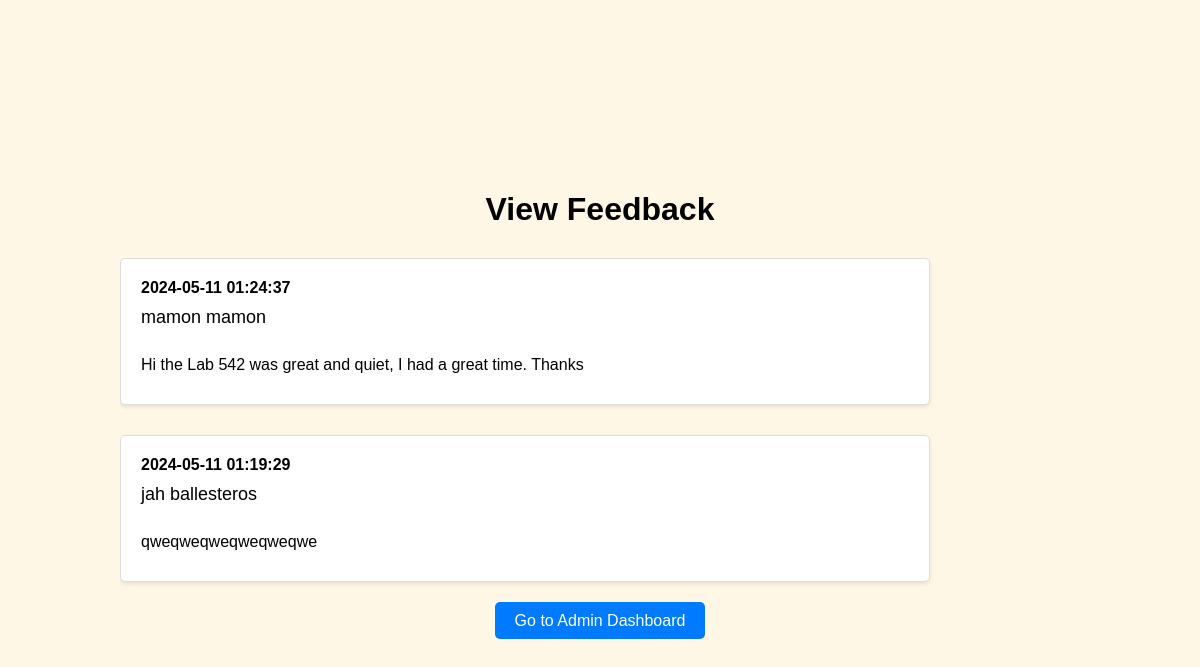
Screenshot of /admin-feedback.php with the database file from the repository.
### tables this page shows
CREATE TABLE `feedback` (
  `feedback_id` int(11) NOT NULL,
  `student_id` int(11) DEFAULT NULL,
  `admin_id` int(11) DEFAULT NULL,
  `feedback_text` text DEFAULT NULL,
  `feedback_date` timestamp NOT NULL DEFAULT current_timestamp()
);

CREATE TABLE `accountinfo` (
  `accinfo_id` int(11) NOT NULL,
  `accinfo_firstname` varchar(50) DEFAULT NULL,
  `accinfo_middlename` varchar(50) DEFAULT NULL,
  `accinfo_lastname` varchar(50) DEFAULT NULL,
  `accinfo_email` varchar(50) DEFAULT NULL,
  `accinfo_idno` int(11) DEFAULT NULL,
  `accinfo_year` varchar(20) DEFAULT NULL,
  `accinfo_age` int(11) DEFAULT NULL,
  `accinfo_gender` varchar(20) DEFAULT NULL,
  `accinfo_contact` varchar(20) DEFAULT NULL,
  `accinfo_address` varchar(100) DEFAULT NULL,
  `remain_ss` int(30) NOT NULL
);

### admin-feedback.php (the view, shortened to what this page needs)
<!DOCTYPE html>
<html lang="en">
<head>
</head>
<body>
    <h1>View Feedback</h1>
    <div class="feedback-container">
        <?php
        include "connector_db.php";
        $result = $conn->query("SELECT feedback_date, accinfo_firstname, accinfo_lastname, feedback_text FROM feedback
                                INNER JOIN accountinfo ON feedback.student_id = accountinfo.accinfo_id
                                ORDER BY feedback_date DESC");
        while ($row = $result->fetch_assoc()) {
        ?>
        <div class="feedback-card">
            <div class="feedback-date"><?php echo $row["feedback_date"]; ?></div>
            <div class="student-name"><?php echo $row["accinfo_firstname"] . " " . $row["accinfo_lastname"]; ?></div><br>
            <div class="feedback-text"><?php echo $row["feedback_text"]; ?></div>
        </div>
        <?php
        }
        ?>
    </div>
    <div class="btn-container">
        <a href="admin-staff.php" class="btn">Go to Admin Dashboard</a>
    </div>
</body>
</html>

### admin-feedback.php (style rules this page uses)
body { font-family: Arial, sans-serif; background-color: #fff7e6; margin: 0; padding: 0; display: flex; flex-direction: column; justify-content: center; align-items: center; height: 100vh; overflow-y: auto; }
h1 { text-align: center; margin-bottom: 30px; }
.feedback-container { width: 80%; max-height: 80vh; overflow-y: auto; }
.feedback-card { width: 80%; margin-bottom: 30px; padding: 20px; border: 1px solid #ddd; border-radius: 5px; background-color: #ffffff; box-shadow: 0 2px 4px rgba(0, 0, 0, 0.1); }
.feedback-date { font-weight: bold; margin-bottom: 10px; }
.student-name { font-size: 18px; margin-bottom: 10px; }
.feedback-text { margin-bottom: 10px; }
.btn-container { text-align: center; }
.btn { padding: 10px 20px; background-color: #007bff; color: #fff; text-decoration: none; border-radius: 5px; transition: background-color 0.3s ease; }

### rows the page displays
feedback: feedback_date "2024-05-11 01:24:37", student.accinfo_firstname "mamon", student.accinfo_lastname "mamon", feedback_text "Hi the Lab 542 was great and quiet, I had a great time. Thanks"
feedback: feedback_date "2024-05-11 01:19:29", student.accinfo_firstname "jah", student.accinfo_lastname "ballesteros", feedback_text "qweqweqweqweqweqwe"
